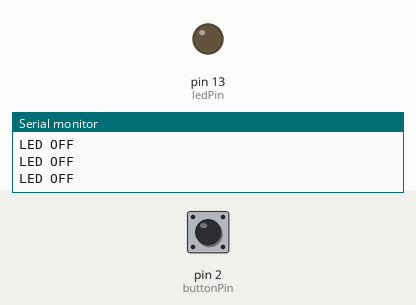
The sketch below on a simulated Arduino Uno, built with avr-gcc and run on an emulated ATmega328P. Shown: output pins drawn as LEDs (lit = HIGH), the last lines printed to the serial monitor. The inputs (shaded band) are chosen by the test bench; at power-on: pin 2 (buttonPin) HIGH.

Above: at 2.8 s.
2.9 s: pin 2 (buttonPin) pulled LOW for 1.2 s
At 3.7 s:
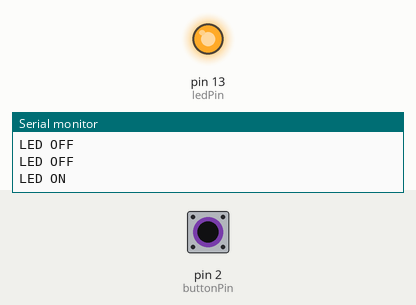
6.5 s: pin 2 (buttonPin) pulled LOW for 3.2 s
At 10.3 s:
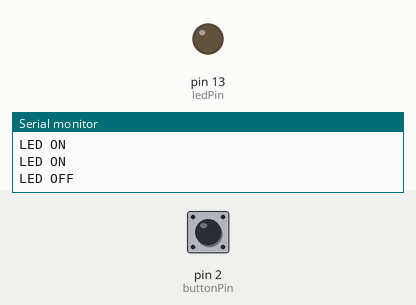
Timing chart, 0 to 11.8 s (numbered marks = the images above; inputs shaded):
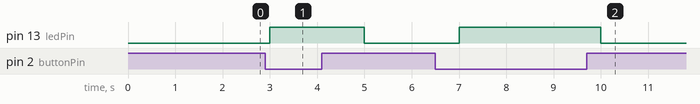

The sketch:

button_led.ino
```cpp
const int buttonPin = 2;     // the number of the pushbutton pin
const int ledPin =  13;      // the number of the LED pin

// variables will change:
int buttonState = 0;         // variable for reading the pushbutton status

void setup() {
  // initialize the LED pin as an output:
  Serial.begin(9600);
  pinMode(ledPin, OUTPUT);
  // initialize the pushbutton pin as an input:
  pinMode(buttonPin, INPUT_PULLUP);
}

void loop() {
  // read the state of the pushbutton value:
  buttonState = digitalRead(buttonPin);

  // check if the pushbutton is pressed.
  // if it is, the buttonState is HIGH:
  if (buttonState == HIGH) {
    // turn LED on:

    digitalWrite(ledPin, LOW);
    Serial.println("LED OFF");
    delay(1000);
  } else {
    // turn LED off:
    digitalWrite(ledPin, HIGH);
    Serial.println("LED ON");
    delay(1000);
  }
}
```

Measured:
- after the input at 2.9 s, pin 13 (ledPin): LOW → HIGH after 0.10 s, → LOW 2.0 s later
- after the input at 6.5 s, pin 13 (ledPin): LOW → HIGH after 0.50 s, → LOW 3.0 s later
